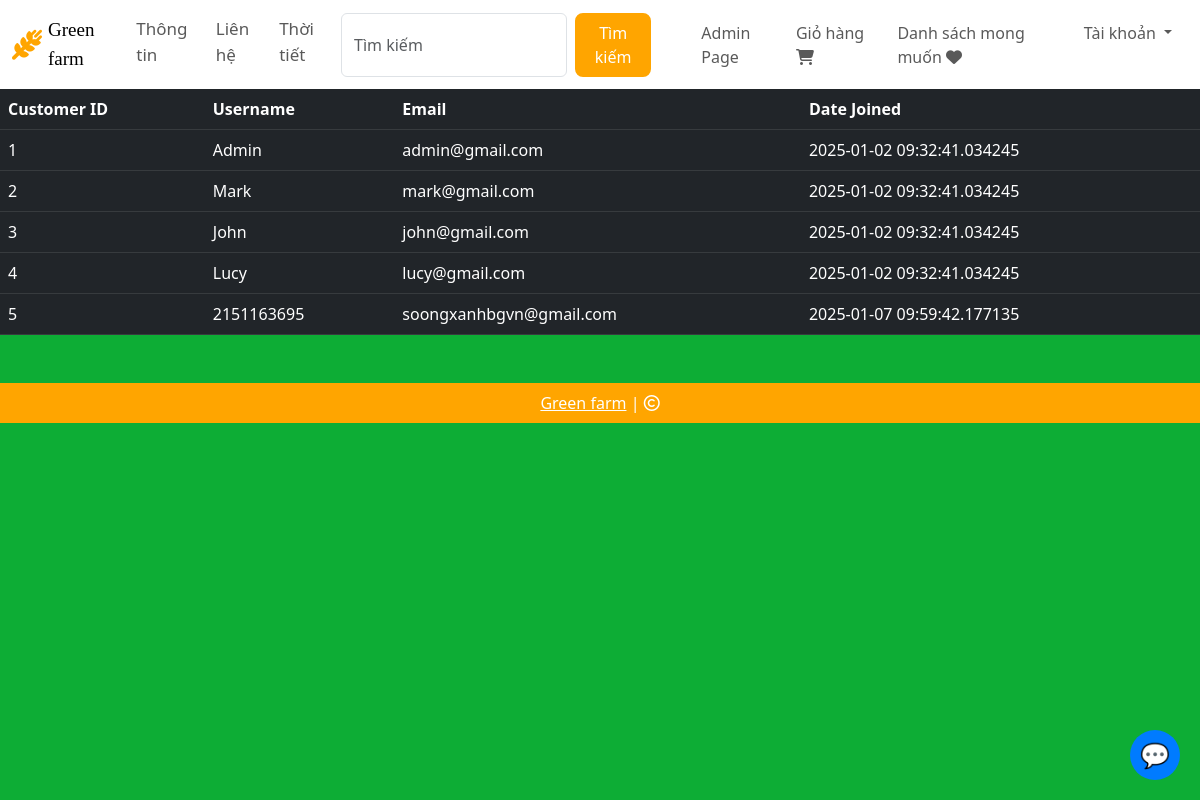
Page /customers (signed in) on the committed database.
### website/models.py (models this page shows, shortened)
class Customer(db.Model, UserMixin):
    id = db.Column(db.Integer, primary_key=True)
    email = db.Column(db.String(100), unique=True)
    username = db.Column(db.String(100))
    password_hash = db.Column(db.String(150))
    date_joined = db.Column(db.DateTime(), default=datetime.utcnow)
    cart_items = db.relationship('Cart', backref=db.backref('customer', lazy=True))
    orders = db.relationship('Order', backref=db.backref('customer', lazy=True))
    @property
    def password(self):
        raise AttributeError('Password is not a readable Attribute')

### website/admin.py (the view)
@admin.route('/customers')
@login_required
def display_customers():
    if current_user.id == 1:
        customers = Customer.query.all()
        return render_template('customers.html', customers=customers)
    return render_template('404.html')

### website/templates/customers.html (shortened to what this page needs)
{% extends 'base.html' %}
{% block body %}
<table class="table table-dark table-hover">
    <thead>
        <tr>
            <th scope="col">Customer ID</th>
            <th scope="col">Username</th>
            <th scope="col">Email</th>
            <th scope="col">Date Joined</th>
        </tr>
    </thead>
    <tbody>
        {% for customer in customers %}
        <tr>
        <td>{{ customer.id }}</td>
        <td>{{ customer.username }}</td>
        <td>{{ customer.email }}</td>
        <td>{{ customer.date_joined }}</td>
        </tr>
        {% endfor %}
    </tbody>
</table>
{% endblock %}

### rows in the picture
Customer: id "1", username "Admin", email "admin@gmail.com", date_joined "2025-01-02 09:32:41.034245"
Customer: id "2", username "Mark", email "mark@gmail.com", date_joined "2025-01-02 09:32:41.034245"
Customer: id "3", username "John", email "john@gmail.com", date_joined "2025-01-02 09:32:41.034245"
Customer: id "4", username "Lucy", email "lucy@gmail.com", date_joined "2025-01-02 09:32:41.034245"
Customer: id "5", username "2151163695", email "soongxanhbgvn@gmail.com", date_joined "2025-01-07 09:59:42.177135"
